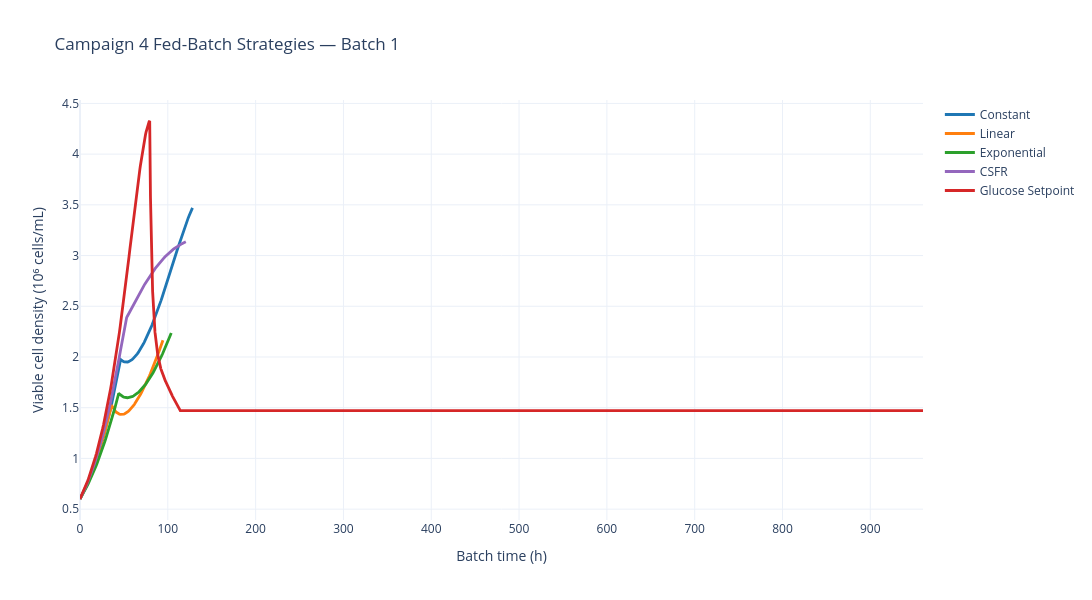

Write notebook code for a chart like this one.
### Code cell
# Single-batch viable cell-density overlay
fig_single_density = go.Figure()
for strategy in STRATEGY_ORDER:
    if strategy not in single_batch_profiles:
        continue
    profile = single_batch_profiles[strategy]
    fig_single_density.add_trace(
        go.Scatter(
            x=profile["time_h"],
            y=profile["states"][STATE["Xv"]] / 1e9,
            mode="lines",
            name=strategy,
            line=dict(color=STRATEGY_COLORS[strategy], width=2.8),
            hovertemplate=(
                f"<b>{strategy}</b><br>"
                "Time: %{x:.1f} h<br>"
                "Viable cell density: %{y:.3f} 10⁶ cells/mL"
                "<extra></extra>"
            ),
        )
    )

fig_single_density.update_layout(
    title=f"Campaign 4 Fed-Batch Strategies — Batch {BATCH_NUMBER}",
    xaxis_title="Batch time (h)",
    yaxis_title="Viable cell density (10⁶ cells/mL)",
    hovermode="x unified",
    template="plotly_white",
    width=1100,
    height=600,
)
fig_single_density.show()
